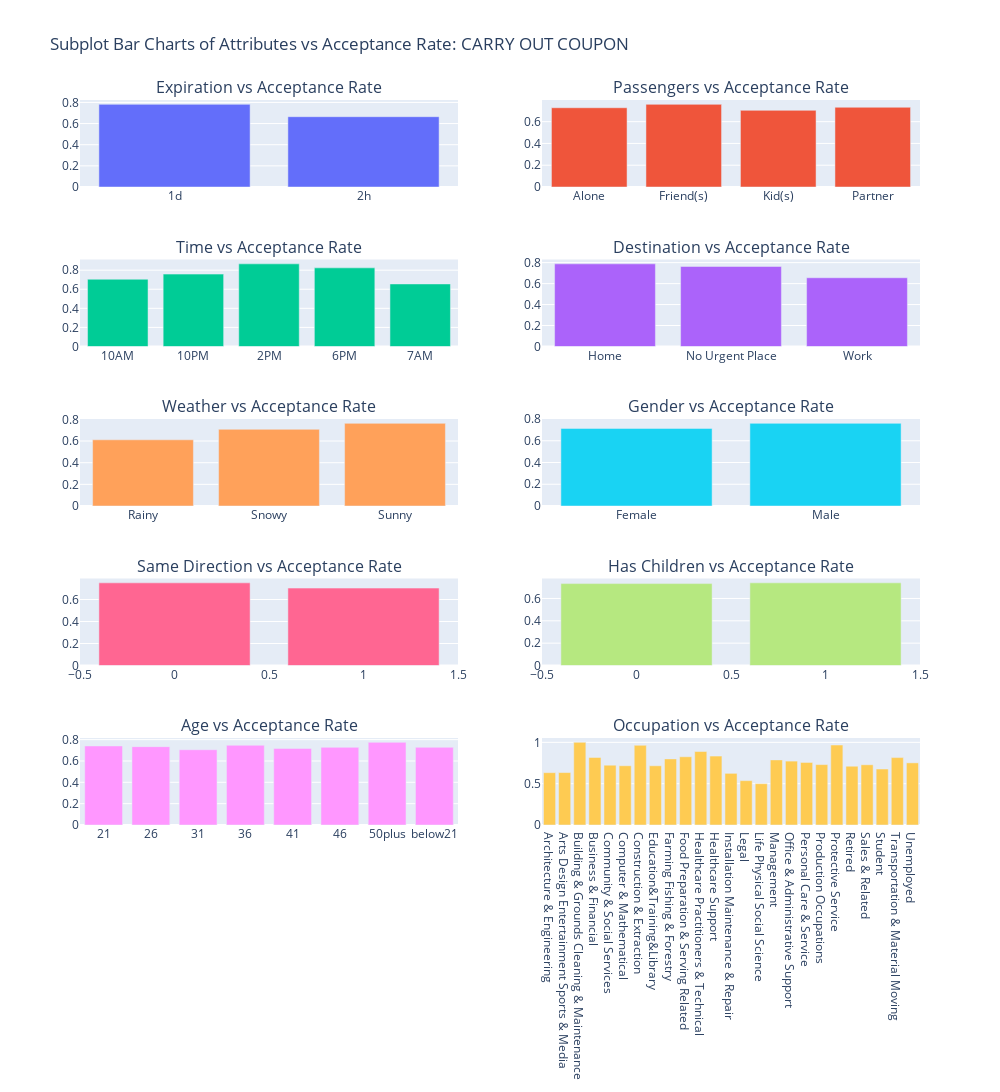

This figure's notebook cell:
### Markdown cell above
#### Explore CARRY OUT coupon acceptance vs various attributes.  This coupon type had an above average acceptance rate and improvement for this coupon type will have out weighted impact on overall acceptance rate.

### Code cell
# Calculate mean response for each feature:  CARRY OUT

mean_response_cat1 = data.query('coupon == "Carry out & Take away"').groupby('expiration')['Y'].mean().reset_index()
mean_response_cat2 = data.query('coupon == "Carry out & Take away"').groupby('passanger')['Y'].mean().reset_index()
mean_response_cat3 = data.query('coupon == "Carry out & Take away"').groupby('time')['Y'].mean().reset_index()
mean_response_cat4 = data.query('coupon == "Carry out & Take away"').groupby('destination')['Y'].mean().reset_index()
mean_response_cat5 = data.query('coupon == "Carry out & Take away"').groupby('weather')['Y'].mean().reset_index()
mean_response_cat6 = data.query('coupon == "Carry out & Take away"').groupby('gender')['Y'].mean().reset_index()
mean_response_cat7 = data.query('coupon == "Carry out & Take away"').groupby('direction_same')['Y'].mean().reset_index()
mean_response_cat8 = data.query('coupon == "Carry out & Take away"').groupby('has_children')['Y'].mean().reset_index()
mean_response_cat9 = data.query('coupon == "Carry out & Take away"').groupby('age')['Y'].mean().reset_index()
mean_response_cat10 = data.query('coupon == "Carry out & Take away"').groupby('occupation')['Y'].mean().reset_index()


# Create a 5X2 subplot grid
fig = make_subplots(rows=5, cols=2, subplot_titles=('Expiration vs Acceptance Rate', 
                                                    'Passengers vs Acceptance Rate', 
                                                    'Time vs Acceptance Rate', 
                                                    'Destination vs Acceptance Rate', 
                                                    'Weather vs Acceptance Rate',
                                                    'Gender vs Acceptance Rate',
                                                     'Same Direction vs Acceptance Rate',
                                                    'Has Children vs Acceptance Rate',
                                                    'Age vs Acceptance Rate',
                                                    'Occupation vs Acceptance Rate',
                                                   
                                                   ))

# Add bar charts to the subplots
fig.add_trace(
    go.Bar(x=mean_response_cat1['expiration'], y=mean_response_cat1['Y'], name='expiration'),
    row=1, col=1
)

fig.add_trace(
    go.Bar(x=mean_response_cat2['passanger'], y=mean_response_cat2['Y'], name='passanger'),
    row=1, col=2
)
fig.add_trace(
    go.Bar(x=mean_response_cat3['time'], y=mean_response_cat3['Y'], name='time'),
    row=2, col=1
)

fig.add_trace(
    go.Bar(x=mean_response_cat4['destination'], y=mean_response_cat4['Y'], name='destination'),
    row=2, col=2
)
fig.add_trace(
    go.Bar(x=mean_response_cat5['weather'], y=mean_response_cat5['Y'], name='weather'),
    row=3, col=1
)
fig.add_trace(
    go.Bar(x=mean_response_cat6['gender'], y=mean_response_cat6['Y'], name='gender'),
    row=3, col=2
)
fig.add_trace(
    go.Bar(x=mean_response_cat7['direction_same'], y=mean_response_cat7['Y'], name='direction_same'),
    row=4, col=1
)
fig.add_trace(
    go.Bar(x=mean_response_cat8['has_children'], y=mean_response_cat8['Y'], name='has_children'),
    row=4, col=2
)
fig.add_trace(
    go.Bar(x=mean_response_cat9['age'], y=mean_response_cat9['Y'], name='age'),
    row=5, col=1
)
fig.add_trace(
    go.Bar(x=mean_response_cat10['occupation'], y=mean_response_cat10['Y'], name='occupation'),
    row=5, col=2
)

fig.update_layout(
      height=1600,
    width=1000,
    title_text='Subplot Bar Charts of Attributes vs Acceptance Rate: CARRY OUT COUPON',
    showlegend=False
)

# Display the figure
fig.show()

### Figure 1 — Plotly figure (JSON) as saved in the notebook; plotly's stock layout.template omitted (floating-point values rounded to 4 significant figures)
{"data": [{"name": "expiration", "type": "bar", "x": ["1d", "2h"], "xaxis": "x", "y": [0.7817, 0.6649], "yaxis": "y"}, {"name": "passanger", "type": "bar", "x": ["Alone", "Friend(s)", "Kid(s)", "Partner"], "xaxis": "x2", "y": [0.7277, 0.7589, 0.7039, 0.732], "yaxis": "y2"}, {"name": "time", "type": "bar", "x": ["10AM", "10PM", "2PM", "6PM", "7AM"], "xaxis": "x3", "y": [0.7049, 0.7587, 0.8664, 0.8245, 0.6557], "yaxis": "y3"}, {"name": "destination", "type": "bar", "x": ["Home", "No Urgent Place", "Work"], "xaxis": "x4", "y": [0.7883, 0.7636, 0.6557], "yaxis": "y4"}, {"name": "weather", "type": "bar", "x": ["Rainy", "Snowy", "Sunny"], "xaxis": "x5", "y": [0.6113, 0.7082, 0.7633], "yaxis": "y5"}, {"name": "gender", "type": "bar", "x": ["Female", "Male"], "xaxis": "x6", "y": [0.7136, 0.76], "yaxis": "y6"}, {"name": "direction_same", "type": "bar", "x": [0, 1], "xaxis": "x7", "y": [0.7517, 0.7042], "yaxis": "y7"}, {"name": "has_children", "type": "bar", "x": [0, 1], "xaxis": "x8", "y": [0.7331, 0.7398], "yaxis": "y8"}, {"name": "age", "type": "bar", "x": ["21", "26", "31", "36", "41", "46", "50plus", "below21"], "xaxis": "x9", "y": [0.7407, 0.7343, 0.7056, 0.747, 0.7177, 0.728, 0.7746, 0.7281], "yaxis": "y9"}, {"name": "occupation", "type": "bar", "x": ["Architecture & Engineering", "Arts Design Entertainment Sports & Media", "Building & Grounds Cleaning & Maintenance", "Business & Financial", "Community & Social Services", "Computer & Mathematical", "Construction & Extraction", "Education&Training&Library", "Farming Fishing & Forestry", "Food Preparation & Serving Related", "Healthcare Practitioners & Technical", "Healthcare Support", "Installation Maintenance & Repair", "Legal", "Life Physical Social Science", "Management", "Office & Administrative Support", "Personal Care & Service", "Production Occupations", "Protective Service", "Retired", "Sales & Related", "Student", "Transportation & Material Moving", "Unemployed"], "xaxis": "x10", "y": [0.6333, 0.6348, 1, 0.8173, 0.7234, 0.7171, 0.9643, 0.7167, 0.8, 0.8254, 0.8889, 0.8333, 0.625, 0.5366, 0.5, 0.7877, 0.7731, 0.7568, 0.7308, 0.9677, 0.7111, 0.7286, 0.6773, 0.8158, 0.7521], "yaxis": "y10"}], "layout": {"annotations": [{"font": {"size": 16}, "showarrow": false, "text": "Expiration vs Acceptance Rate", "x": 0.225, "xanchor": "center", "xref": "paper", "y": 1, "yanchor": "bottom", "yref": "paper"}, {"font": {"size": 16}, "showarrow": false, "text": "Passengers vs Acceptance Rate", "x": 0.775, "xanchor": "center", "xref": "paper", "y": 1, "yanchor": "bottom", "yref": "paper"}, {"font": {"size": 16}, "showarrow": false, "text": "Time vs Acceptance Rate", "x": 0.225, "xanchor": "center", "xref": "paper", "y": 0.78, "yanchor": "bottom", "yref": "paper"}, {"font": {"size": 16}, "showarrow": false, "text": "Destination vs Acceptance Rate", "x": 0.775, "xanchor": "center", "xref": "paper", "y": 0.78, "yanchor": "bottom", "yref": "paper"}, {"font": {"size": 16}, "showarrow": false, "text": "Weather vs Acceptance Rate", "x": 0.225, "xanchor": "center", "xref": "paper", "y": 0.56, "yanchor": "bottom", "yref": "paper"}, {"font": {"size": 16}, "showarrow": false, "text": "Gender vs Acceptance Rate", "x": 0.775, "xanchor": "center", "xref": "paper", "y": 0.56, "yanchor": "bottom", "yref": "paper"}, {"font": {"size": 16}, "showarrow": false, "text": "Same Direction vs Acceptance Rate", "x": 0.225, "xanchor": "center", "xref": "paper", "y": 0.34, "yanchor": "bottom", "yref": "paper"}, {"font": {"size": 16}, "showarrow": false, "text": "Has Children vs Acceptance Rate", "x": 0.775, "xanchor": "center", "xref": "paper", "y": 0.34, "yanchor": "bottom", "yref": "paper"}, {"font": {"size": 16}, "showarrow": false, "text": "Age vs Acceptance Rate", "x": 0.225, "xanchor": "center", "xref": "paper", "y": 0.12, "yanchor": "bottom", "yref": "paper"}, {"font": {"size": 16}, "showarrow": false, "text": "Occupation vs Acceptance Rate", "x": 0.775, "xanchor": "center", "xref": "paper", "y": 0.12, "yanchor": "bottom", "yref": "paper"}], "height": 1600, "showlegend": false, "title": {"text": "Subplot Bar Charts of Attributes vs Acceptance Rate: CARRY OUT COUPON"}, "width": 1000, "xaxis": {"anchor": "y", "autorange": true, "domain": [0, 0.45], "range": [-0.5, 1.5], "type": "category"}, "xaxis10": {"anchor": "y10", "autorange": true, "domain": [0.55, 1], "range": [-0.5, 24.5], "type": "category"}, "xaxis2": {"anchor": "y2", "autorange": true, "domain": [0.55, 1], "range": [-0.5, 3.5], "type": "category"}, "xaxis3": {"anchor": "y3", "autorange": true, "domain": [0, 0.45], "range": [-0.5, 4.5], "type": "category"}, "xaxis4": {"anchor": "y4", "autorange": true, "domain": [0.55, 1], "range": [-0.5, 2.5], "type": "category"}, "xaxis5": {"anchor": "y5", "autorange": true, "domain": [0, 0.45], "range": [-0.5, 2.5], "type": "category"}, "xaxis6": {"anchor": "y6", "autorange": true, "domain": [0.55, 1], "range": [-0.5, 1.5], "type": "category"}, "xaxis7": {"anchor": "y7", "autorange": true, "domain": [0, 0.45], "range": [-0.5, 1.5], "type": "linear"}, "xaxis8": {"anchor": "y8", "autorange": true, "domain": [0.55, 1], "range": [-0.5, 1.5], "type": "linear"}, "xaxis9": {"anchor": "y9", "autorange": true, "domain": [0, 0.45], "range": [-0.5, 7.5], "type": "category"}, "yaxis": {"anchor": "x", "autorange": true, "domain": [0.88, 1], "range": [0, 0.8228], "type": "linear"}, "yaxis10": {"anchor": "x10", "autorange": true, "domain": [0, 0.12], "range": [0, 1.053], "type": "linear"}, "yaxis2": {"anchor": "x2", "autorange": true, "domain": [0.88, 1], "range": [0, 0.7988], "type": "linear"}, "yaxis3": {"anchor": "x3", "autorange": true, "domain": [0.66, 0.78], "range": [0, 0.912], "type": "linear"}, "yaxis4": {"anchor": "x4", "autorange": true, "domain": [0.66, 0.78], "range": [0, 0.8298], "type": "linear"}, "yaxis5": {"anchor": "x5", "autorange": true, "domain": [0.44, 0.56], "range": [0, 0.8035], "type": "linear"}, "yaxis6": {"anchor": "x6", "autorange": true, "domain": [0.44, 0.56], "range": [0, 0.8], "type": "linear"}, "yaxis7": {"anchor": "x7", "autorange": true, "domain": [0.22, 0.34], "range": [0, 0.7913], "type": "linear"}, "yaxis8": {"anchor": "x8", "autorange": true, "domain": [0.22, 0.34], "range": [0, 0.7787], "type": "linear"}, "yaxis9": {"anchor": "x9", "autorange": true, "domain": [0, 0.12], "range": [0, 0.8153], "type": "linear"}}}
